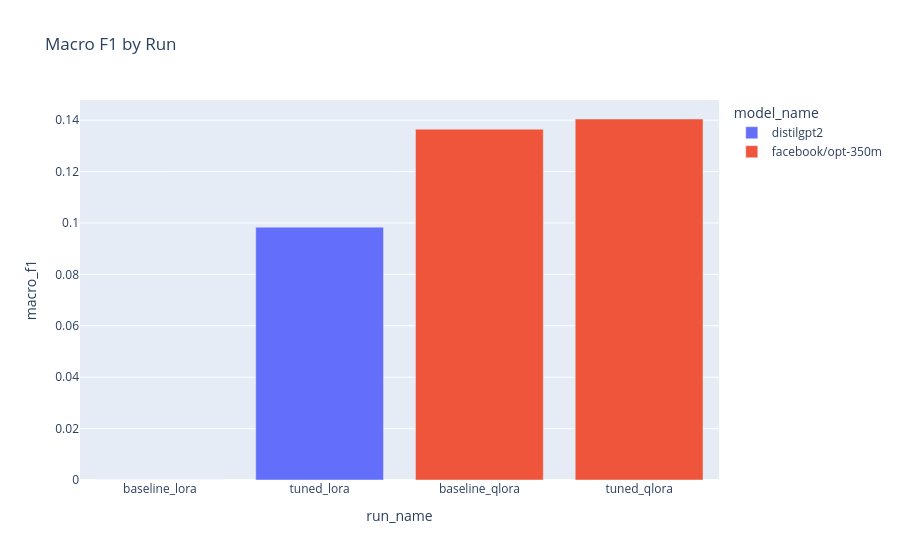

The notebook cell saved with this chart:
### Markdown cell above
## Macro F1 chart

### Code cell
fig2 = px.bar(metrics, x='run_name', y='macro_f1', color='model_name', title='Macro F1 by Run')
fig2

### Figure 1 — Plotly figure (JSON) as saved in the notebook; plotly's stock layout.template omitted (floating-point values rounded to 4 significant figures)
{"data": [{"hovertemplate": "model_name=distilgpt2<br>run_name=%{x}<br>macro_f1=%{y}<extra></extra>", "legendgroup": "distilgpt2", "marker": {"color": "#636efa", "pattern": {"shape": ""}}, "name": "distilgpt2", "orientation": "v", "showlegend": true, "textposition": "auto", "type": "bar", "x": ["baseline_lora", "tuned_lora"], "xaxis": "x", "y": [0.0, 0.09838], "yaxis": "y"}, {"hovertemplate": "model_name=facebook/opt-350m<br>run_name=%{x}<br>macro_f1=%{y}<extra></extra>", "legendgroup": "facebook/opt-350m", "marker": {"color": "#EF553B", "pattern": {"shape": ""}}, "name": "facebook/opt-350m", "orientation": "v", "showlegend": true, "textposition": "auto", "type": "bar", "x": ["baseline_qlora", "tuned_qlora"], "xaxis": "x", "y": [0.1365, 0.1405], "yaxis": "y"}], "layout": {"barmode": "relative", "legend": {"title": {"text": "model_name"}, "tracegroupgap": 0}, "title": {"text": "Macro F1 by Run"}, "xaxis": {"anchor": "y", "domain": [0.0, 1.0], "title": {"text": "run_name"}}, "yaxis": {"anchor": "x", "domain": [0.0, 1.0], "title": {"text": "macro_f1"}}}}
